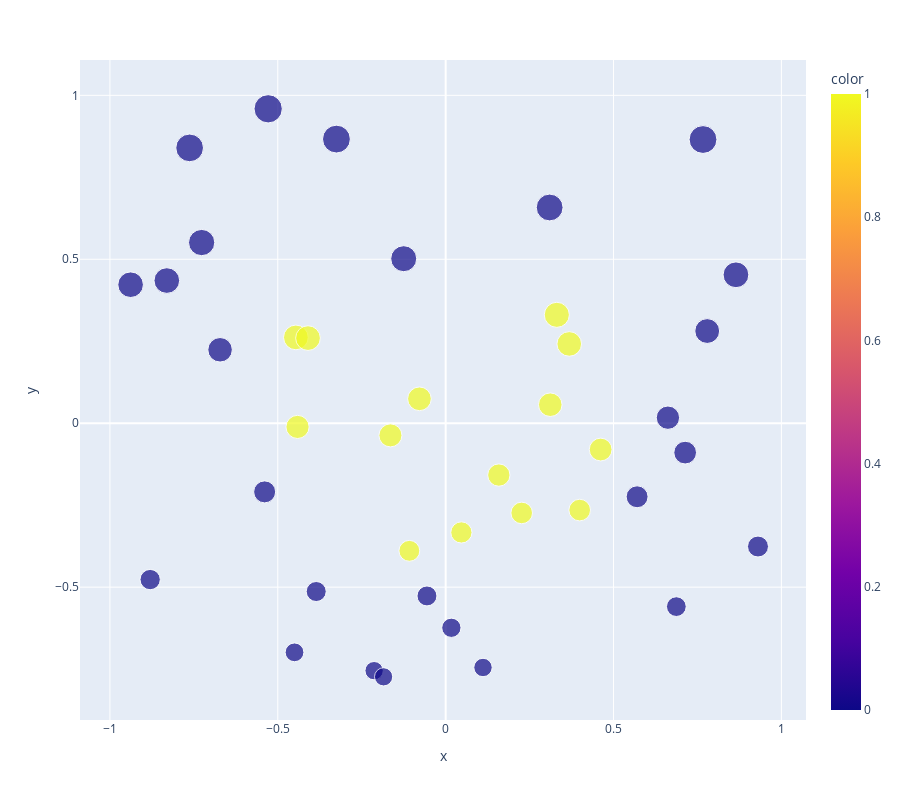

Notebook code for this chart:
### Code cell
px.scatter(x=x, y=y, color=z, height=800, size=y+2)

### Figure 1 — Plotly figure (JSON) as saved in the notebook; plotly's stock layout.template omitted (floating-point values rounded to 4 significant figures)
{"data": [{"hovertemplate": "x=%{x}<br>y=%{y}<br>size=%{marker.size}<br>color=%{marker.color}<extra></extra>", "legendgroup": "", "marker": {"color": [1, 0, 1, 0, 1, 1, 0, 0, 0, 0, 0, 0, 0, 0, 1, 1, 1, 0, 0, 1, 0, 1, 0, 0, 1, 0, 0, 1, 1, 0, 0, 0, 1, 0, 0, 0, 0, 1, 0, 0], "coloraxis": "coloraxis", "size": [1.726, 1.624, 1.963, 1.255, 1.989, 1.667, 2.435, 2.865, 1.301, 1.523, 2.453, 2.224, 2.959, 2.502, 1.735, 1.92, 2.262, 2.551, 1.776, 2.26, 2.017, 2.331, 2.281, 1.91, 2.242, 1.791, 1.376, 1.611, 1.842, 1.487, 2.658, 2.84, 2.056, 1.473, 1.245, 2.422, 1.227, 2.074, 1.441, 2.867], "sizemode": "area", "sizeref": 0.007397, "symbol": "circle"}, "mode": "markers", "name": "", "orientation": "v", "showlegend": false, "type": "scatter", "x": [0.2265, 0.9303, -0.1645, 0.1112, -0.4412, 0.04684, -0.8305, 0.7666, -0.4502, -0.8801, 0.8646, -0.6719, -0.5287, -0.1249, 0.3992, 0.4617, -0.4461, -0.7268, 0.5702, -0.41, 0.662, 0.3311, 0.7791, 0.7134, 0.3681, -0.5391, 0.01702, -0.1082, 0.1584, -0.3856, 0.3097, -0.7626, 0.3116, -0.05568, -0.2131, -0.9384, -0.1848, -0.07809, 0.6871, -0.3253], "xaxis": "x", "y": [-0.2736, -0.3761, -0.03708, -0.745, -0.01131, -0.3331, 0.4351, 0.8653, -0.6988, -0.4769, 0.4527, 0.224, 0.9589, 0.5018, -0.2649, -0.08027, 0.2617, 0.5511, -0.2243, 0.2596, 0.01686, 0.3306, 0.2812, -0.08963, 0.2419, -0.2094, -0.6239, -0.3892, -0.1581, -0.5133, 0.658, 0.8397, 0.05647, -0.5268, -0.7547, 0.4224, -0.7734, 0.07446, -0.5593, 0.8666], "yaxis": "y"}], "layout": {"coloraxis": {"colorbar": {"title": {"text": "color"}}, "colorscale": [[0, "#0d0887"], [0.1111, "#46039f"], [0.2222, "#7201a8"], [0.3333, "#9c179e"], [0.4444, "#bd3786"], [0.5556, "#d8576b"], [0.6667, "#ed7953"], [0.7778, "#fb9f3a"], [0.8889, "#fdca26"], [1, "#f0f921"]]}, "height": 800, "legend": {"itemsizing": "constant", "tracegroupgap": 0}, "margin": {"t": 60}, "xaxis": {"anchor": "y", "domain": [0, 1], "title": {"text": "x"}}, "yaxis": {"anchor": "x", "domain": [0, 1], "title": {"text": "y"}}}}
